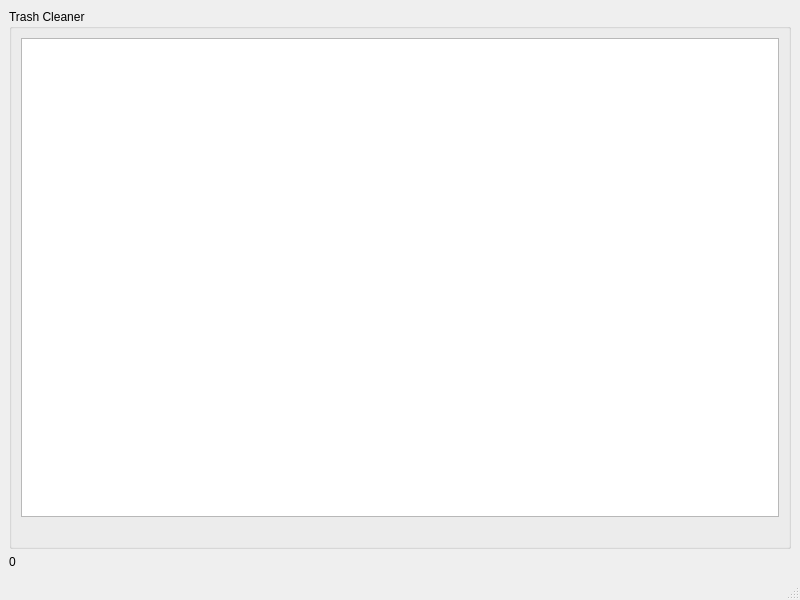
<?xml version="1.0" encoding="UTF-8"?>
<ui version="4.0">
 <class>TrashCleaner</class>
 <widget class="QMainWindow" name="TrashCleaner">
  <property name="geometry">
   <rect>
    <x>0</x>
    <y>0</y>
    <width>800</width>
    <height>600</height>
   </rect>
  </property>
  <property name="windowTitle">
   <string>Trash Cleaner</string>
  </property>
  <widget class="QWidget" name="centralwidget">
   <layout class="QVBoxLayout" name="verticalLayout">
    <item>
     <widget class="QGroupBox" name="groupBox">
      <property name="title">
       <string>Trash Cleaner</string>
      </property>
      <layout class="QVBoxLayout" name="verticalLayout_2">
       <item>
        <widget class="QListWidget" name="imageFileUserlistWidget"/>
       </item>
       <item>
        <widget class="QLabel" name="currentFilelabel">
         <property name="text">
          <string/>
         </property>
        </widget>
       </item>
      </layout>
     </widget>
    </item>
    <item>
     <widget class="QLabel" name="DrAmtlabel_2">
      <property name="text">
       <string>0</string>
      </property>
     </widget>
    </item>
   </layout>
  </widget>
  <widget class="QStatusBar" name="statusbar"/>
 </widget>
 <resources/>
 <connections/>
 <slots>
  <slot>AddUser()</slot>
  <slot>DeleteUser()</slot>
  <slot>EditUser()</slot>
 </slots>
</ui>
